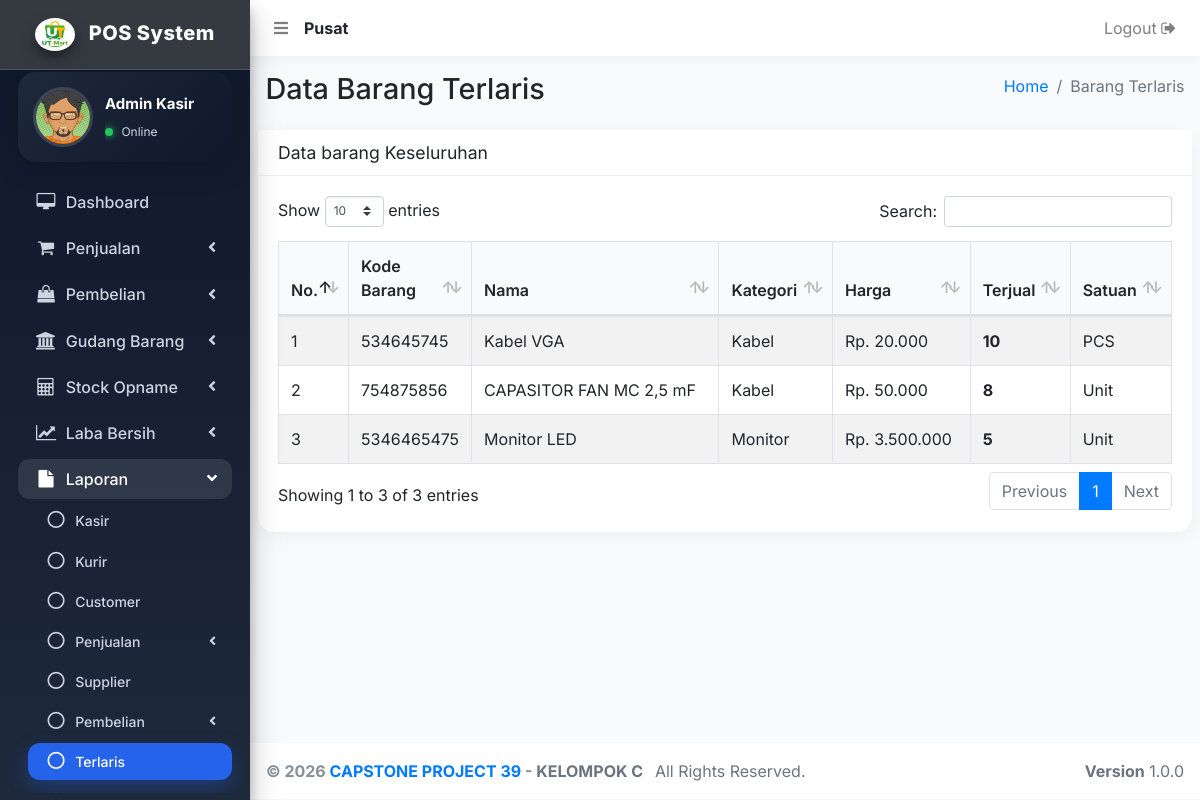
The page /terlaris (signed in) on the database as committed earlier.
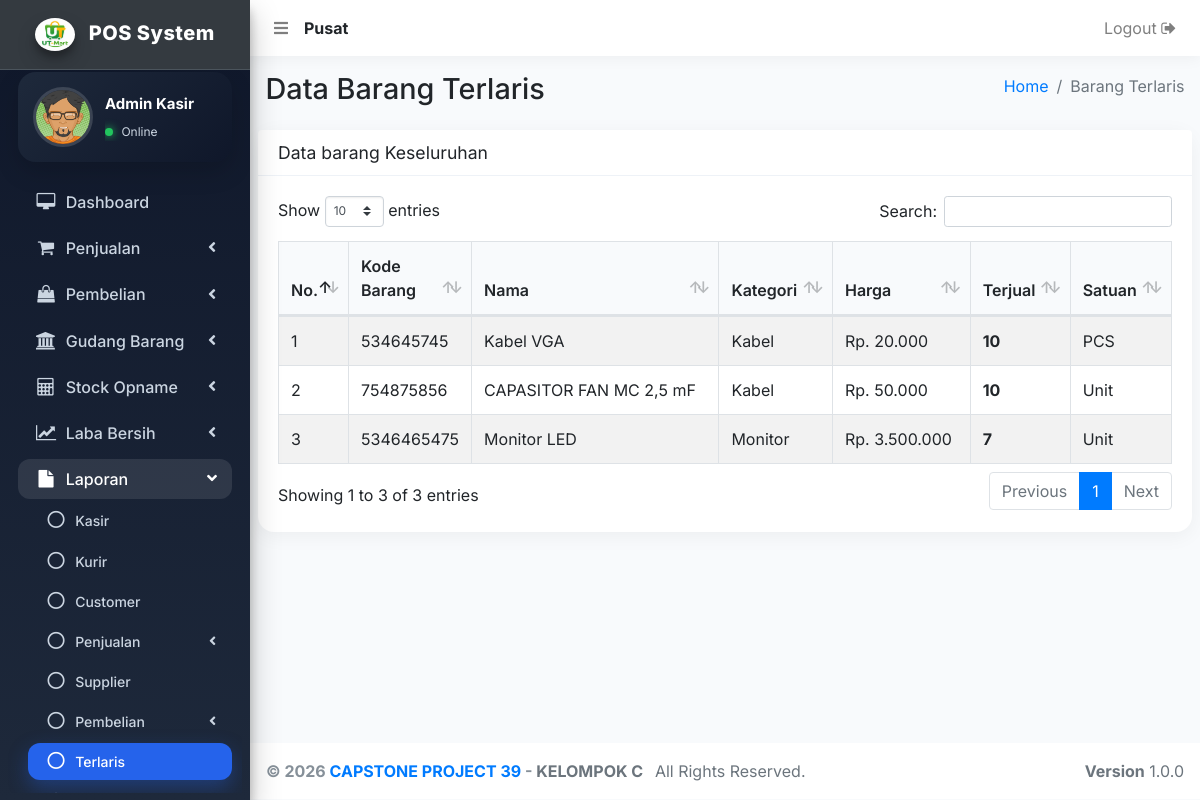
The same page on the database as committed later.
### tables this page shows
CREATE TABLE `barang` (
  `barang_id` int(11) NOT NULL,
  `barang_kode` varchar(500) NOT NULL,
  `barang_kode_slug` varchar(500) NOT NULL,
  `barang_kode_count` int(11) NOT NULL,
  `barang_nama` varchar(250) NOT NULL,
  `barang_harga_beli` varchar(250) NOT NULL,
  `barang_harga` varchar(250) NOT NULL,
  `barang_harga_grosir_1` int(11) NOT NULL,
  `barang_harga_grosir_2` int(11) NOT NULL,
  `barang_harga_s2` int(11) NOT NULL,
  `barang_harga_grosir_1_s2` int(11) NOT NULL,
  `barang_harga_grosir_2_s2` int(11) NOT NULL,
  `barang_harga_s3` int(11) NOT NULL,
  `barang_harga_grosir_1_s3` int(11) NOT NULL,
  `barang_harga_grosir_2_s3` int(11) NOT NULL,
  `barang_stock` text NOT NULL,
  `barang_tanggal` varchar(250) NOT NULL,
  `barang_kategori_id` int(11) NOT NULL,
  `kategori_id` varchar(250) NOT NULL,
  `barang_satuan_id` varchar(250) NOT NULL,
  `satuan_id` varchar(250) NOT NULL,
  `satuan_id_2` int(11) NOT NULL,
  `satuan_id_3` int(11) NOT NULL,
  `satuan_isi_1` int(11) NOT NULL,
  `satuan_isi_2` int(11) NOT NULL,
  `satuan_isi_3` int(11) NOT NULL,
  `barang_deskripsi` text NOT NULL,
  `barang_option_sn` int(11) NOT NULL,
  `barang_terjual` int(11) NOT NULL,
  `barang_cabang` int(11) NOT NULL
);

CREATE TABLE `kategori` (
  `kategori_id` int(11) NOT NULL,
  `kategori_nama` varchar(500) NOT NULL,
  `kategori_status` varchar(250) NOT NULL,
  `kategori_cabang` int(11) NOT NULL
);

CREATE TABLE `satuan` (
  `satuan_id` int(11) NOT NULL,
  `satuan_nama` varchar(500) NOT NULL,
  `satuan_status` varchar(250) NOT NULL,
  `satuan_cabang` int(11) NOT NULL
);

### _header-artibut.php (called while the page is built, shortened)
<?php
  	include 'aksi/functions.php';
    $userLoginCabang = mysqli_query( $conn, "select user_cabang from user where user_id = '".$_SESSION['user_id']."'");
    $sessionCabangData = mysqli_fetch_array($userLoginCabang);
    $sessionCabang     = $sessionCabangData['user_cabang'];
?>

### terlaris.php (the view, shortened to what this page needs)
<?php
  include '_header.php';
  include '_nav.php';
  include '_sidebar.php';
?>
  <div class="content-wrapper">
    <section class="content-header">
      <div class="container-fluid">
        <div class="row mb-2">
          <div class="col-sm-6">
            <h1>Data Barang Terlaris</h1>
          </div>
          <div class="col-sm-6">
            <ol class="breadcrumb float-sm-right">
              <li class="breadcrumb-item"><a href="bo">Home</a></li>
              <li class="breadcrumb-item active">Barang Terlaris</li>
            </ol>
          </div>
        </div>
      </div>
    </section>
    <section class="content">
      <div class="row">
        <div class="col-12">
          <div class="card">
            <div class="card-header">
              <h3 class="card-title">Data barang Keseluruhan</h3>
            </div>
            <div class="card-body">
              <div class="table-auto">
                <table id="laporan-data-barang-terlaris" class="table table-bordered table-striped table-laporan">
                  <thead>
                  <tr>
                    <th style="width: 6%;">No.</th>
                    <th style="width: 13%;">Kode Barang</th>
                    <th>Nama</th>
                    <th>Kategori</th>
                    <th>Harga</th>
                    <th>Terjual</th>
                    <th>Satuan</th>
                  </tr>
                  </thead>
                  <tbody>
                  <?php
                    $i = 1;
                    $queryProduct = $conn->query("SELECT barang.barang_id, barang.barang_kode, barang.barang_nama, barang.barang_harga, barang.barang_terjual, barang.barang_cabang, kategori.kategori_id, kategori.kategori_nama, satuan.satuan_id, satuan.satuan_nama
                               FROM barang
                               JOIN kategori ON barang.kategori_id = kategori.kategori_id
                               JOIN satuan ON barang.satuan_id = satuan.satuan_id
                               WHERE barang_cabang = '".$sessionCabang."' && barang_terjual > 0 ORDER BY barang_terjual DESC
                               ");
                    while ($rowProduct = mysqli_fetch_array($queryProduct)) {
                  ?>
                  <tr>
                    	<td><?= $i; ?></td>
                      <td><?= $rowProduct['barang_kode']; ?></td>
                      <td><?= $rowProduct['barang_nama']; ?></td>
                      <td><?= $rowProduct['kategori_nama']; ?></td>
                      <td>Rp. <?= number_format($rowProduct['barang_harga'], 0, ',', '.'); ?></td>
                      <td>
                        <b><?= $rowProduct['barang_terjual']; ?></b>
                      </td>
                      <td><?= $rowProduct['satuan_nama']; ?></td>
                  </tr>
                  <?php $i++; ?>
                  <?php } ?>
                  </tbody>
                </table>
              </div>
            </div>
          </div>
        </div>
      </div>
    </section>
  </div>
</div>
<?php include '_footer.php'; ?>
</body>
</html>

Rows that differ between the two databases and show on the page:
changed barang "CAPASITOR FAN MC 2,5 mF": barang_terjual "8" → "10"
changed barang "Monitor LED": barang_terjual "5" → "7"
